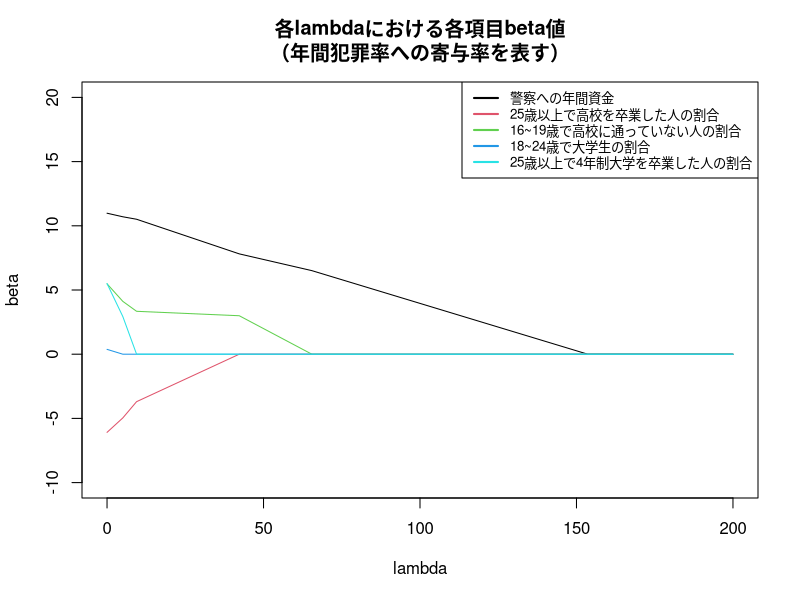

Reproduce this figure in R.
# Clear Working Memory
rm(list = ls())

# Setting Japanese font (for MacOSX)
# par(family= "HiraKakuProN-W3")

# Function for determining formula type
soft_th <- function(lambda, x) {
  # xの絶対値がlambdaの絶対値よりも小さいときは、0を返す。
  # xの絶対値がlambdaの絶対値よりも大きいときは、
  # 二者の絶対値の差に「xの元々の符号」を付けて返す。
  return(sign(x) * pmax(abs(x) - lambda, 0))
}

# Function for centralization
centralize <- function(X, y, standardize = TRUE) {
  X <- as.matrix(X)
  n <- nrow(X)
  p <- ncol(X)
  X_bar <- array(dim = p)
  X_sd <- array(dim = p)
  
  for (j in 1:p) {
    X_bar[j] <- mean(X[, j])
    X[, j] <- (X[, j] - X_bar[j])
    X_sd[j] <- sqrt(var(X[, j]))
    
    if (standardize == TRUE) {
      X[, j] <- X[, j] / X_sd[j]
    }
  }
  
  if (class(y) == "matrix") { # in case y is matrix
    K <- ncol(y)
    y_bar <- array(dim = K)
    
    for (k in 1:K) {
      y_bar[k] <- mean(y[, k])
      y[, k] <- y[, k] - y_bar[k]
    }
  } else { # in case y is vector
    y_bar <- mean(y)
    y <- y - y_bar
  }
  
  return(list(X = X, y = y, X_bar = X_bar, X_sd = X_sd, y_bar = y_bar))
}

# Function for linear Lasso
linear_lasso <- function(X, y, lambda = 0, beta = rep(0, ncol(X))) {
  n <- nrow(X)
  p <- ncol(X)
  
  res <- centralize(X, y) # X, yを中心化
  X <- res$X
  y <- res$y
  
  eps <- 1 # betaの収束判定用変数を1で初期化する。
  beta_old <- beta # beta_oldを引数betaで初期化する。
  
  # Lassoのコアルーチン
  while (eps > 0.001) {
    for (j in 1:p) {
      r <- y - as.matrix(X[, -j]) %*% beta[-j]
      beta[j] <- soft_th(lambda, sum(r * X[, j]) / n) / (sum(X[, j] * X[, j]) / n)
    }
    eps <- max(abs(beta - beta_old))
    print(eps)
    beta_old <- beta
  }
  
  beta <- beta / res$X_sd # betaを正規化する前の値に戻す。
  beta_0 <- res$y_bar - sum(res$X_bar * beta) # Lassoの切片beta_0
  
  return(list(beta = beta, beta_0 = beta_0))
}

# Main routine
df <- read.table("crime.txt")
X <- df[, 3:7]
y <- df[, 1]

p <- ncol(X)
lambda_seq <- seq(0, 200, 0.1)

plot(lambda_seq, 
     xlim = c(0, 200),
     ylim = c(-10, 20), 
     xlab = "lambda",
     ylab = "beta", 
     main = "各lambdaにおける各項目beta値\n（年間犯罪率への寄与率を表す）",
     type = "n",
     col = "red")

r <- length(lambda_seq)
coef_seq <- array(dim = c(r, p)) # 各lambdaに対するbeta値を格納する配列

for (i in 1:r) {
  coef_seq[i, ] <- linear_lasso(X, y, lambda_seq[i])$beta
}

for (j in 1:p) {
  par(new = TRUE)
  lines(lambda_seq, coef_seq[, j], col = j)
}

legend("topright",
       legend = c("警察への年間資金",
                  "25歳以上で高校を卒業した人の割合",
                  "16~19歳で高校に通っていない人の割合", 
                  "18~24歳で大学生の割合", 
                  "25歳以上で4年制大学を卒業した人の割合"),
       col = 1:p, # 凡例中の線の色（プロットされている線の色と揃える）
       lwd = 2, # 凡例中の線の太さ
       cex = 0.8) # 凡例フォントの大きさ
